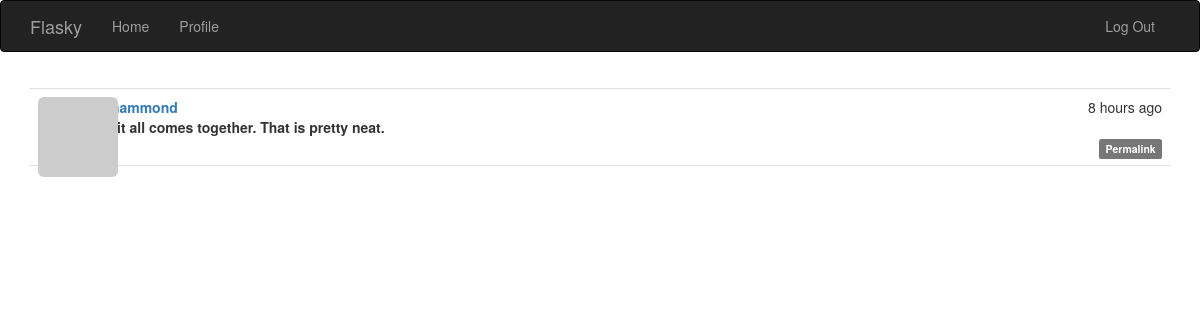
The app's page /post/2 (signed in) with its own data.
### app/models.py (models this page shows, shortened)
class Post(db.Model):
    __tablename__ = 'posts'
    id = db.Column(db.Integer, primary_key=True)
    body = db.Column(db.Text)
    timestamp = db.Column(db.DateTime, index=True, default=datetime.utcnow)
    author_id = db.Column(db.Integer, db.ForeignKey('users.id'))
    body_html = db.Column(db.Text)

class User(UserMixin, db.Model):
    __tablename__ = 'users'
    id = db.Column(db.Integer, primary_key=True)
    email = db.Column(db.String(64), unique=True, index=True)
    username = db.Column(db.String(64), unique=True, index=True)
    role_id = db.Column(db.Integer, db.ForeignKey('roles.id'))
    password_hash = db.Column(db.String(128))
    confirmed = db.Column(db.Boolean, default=False)
    name = db.Column(db.String(64))
    location = db.Column(db.String(64))
    about_me = db.Column(db.Text())
    member_since = db.Column(db.DateTime(), default=datetime.utcnow)
    last_seen = db.Column(db.DateTime(), default=datetime.utcnow)
    avatar_hash = db.Column(db.String(32))
    posts = db.relationship('Post', backref='author', lazy='dynamic')
    @property
    def password(self):
        raise AttributeError('password is not a readable attribute')
    def gravatar(self, size=100, default='identicon', rating='g'):
        if request.is_secure:
            url = 'https://secure.gravatar.com/avatar'
        else:
            url = 'http://secure.gravatar.com/avatar'
        hash = hashlib.md5(self.email.lower().encode('utf-8')).hexdigest()
        return '{url}/{hash}?s={size}&d={default}&r={rating}'.format(
                url=url, hash=hash, size=size, default=default, rating=rating)
    def can(self, perm):
        return self.role is not None and self.role.has_permission(perm)
    def is_administrator(self):
        return self.can(Permission.ADMIN)
    def ping(self):
        self.last_seen = datetime.utcnow()
        db.session.add(self)
        db.session.commit()

### app/main/views.py (the view)
@main.route('/post/<int:id>')
def post(id):
    post = Post.query.get_or_404(id)
    return render_template('post.html', posts=[post])

### app/auth/views.py (called while the page is built)
@auth.before_app_request
def before_request():
    if current_user.is_authenticated:
        current_user.ping()
        if not current_user.confirmed \
                and request.endpoint \
                and request.blueprint != 'auth' \
                and request.endpoint != 'static':
            return redirect(url_for('auth.unconfirmed'))

### app/main/__init__.py (called while the page is built)
@main.app_context_processor
def inject_permissions():
    return dict(Permission=Permission)

### app/models.py (called while the page is built)
@login_manager.user_loader
def load_user(user_id):
    return User.query.get(int(user_id))

    def has_permission(self, perm):
        return self.permissions & perm == perm

### app/templates/post.html (shortened to what this page needs)
{% extends "base.html" %}
{% block page_content %}
{% include '_posts.html' %}
{% endblock %}

### app/templates/_posts.html (shortened to what this page needs)
<ul class="posts">
    {% for post in posts %}
        <li class="post">
            <div class="profile-thumbnail">
                <a href="{{ url_for('.user', username=post.author.username) }}">
                    <img class="img-rounded profile-thumbnail"
                        src="{{ post.author.gravatar(size=40) }}">
                </a>
            </div>
            <div class="post-content">
                <div class="post-date">{{ moment(post.timestamp).fromNow() }}</div>
                <div class="post-author">
                    <a href="{{ url_for('.user', username=post.author.username) }}">
                        {{ post.author.username }}
                    </a>
                <div class="post-body">
                    {% if post.body_html %}
                        {{ post.body_html | safe }}
                    {% else %}
                        {{ post.body }}
                    {% endif %}
                </div>
                <div class="post-footer">
                    <a href="{{ url_for('.post', id=post.id) }}">
                        <span class="label label-default">Permalink</span>
                    </a>
                </div>
            </div>
        </li>
    {% endfor %}
</ul>

### app/static/styles.css (style rules this page uses)
.profile-thumbnail { position: absolute; }
ul.posts { list-style-type: none; padding: 0px; margin: 16px 0px 0px 0px; border-top: 1px solid #e0e0e0; }
ul.posts li.post { padding: 8px; border-bottom: 1px solid #e0e0e0; }
div.post-date { float: right; }
div.post-author { font-weight: bold; }
div.post-content { margin-left: 48px; min-height: 48px; }
div.post-footer { text-align: right; }

### records on screen
Post: timestamp "8 hours ago", author.username "benhammond", body "And it all comes together. That is pretty neat."
